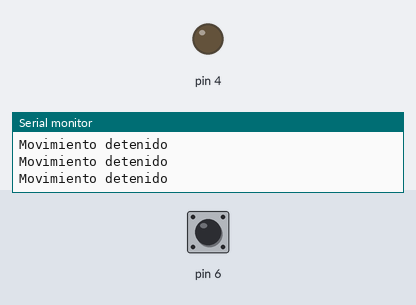
Recording of a sketch running on a simulated Arduino Uno, built with avr-gcc and run on an emulated ATmega328P. On the bench: output pins drawn as LEDs (lit = HIGH), the last lines printed to the serial monitor. Dashed ring = blinking. The inputs (shaded band) are chosen by the test bench; at power-on: pin 6 LOW.

Above: at 1.2 s.
1.3 s: pin 6 driven HIGH
At 2.1 s:
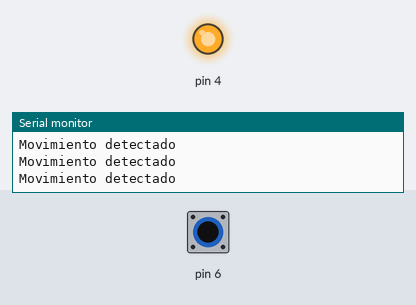
2.8 s: pin 6 driven LOW
At 4.0 s:
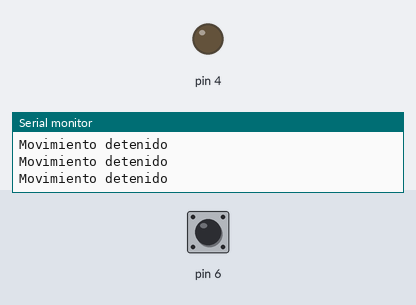
5.8 s: pin 6 pulsed HIGH 2 times (0.12 s each, 0.3 s apart)
At 6.16 s:
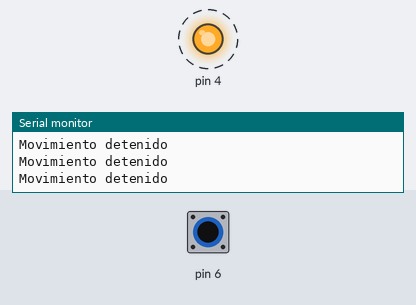
9.4 s: pin 6 pulsed HIGH 5 times (0.12 s each, 0.3 s apart)
At 11.6 s:
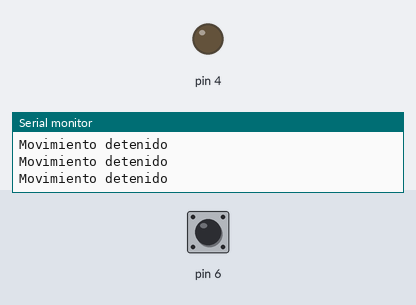
Timing chart, 0 to 13.1 s (numbered marks = the images above; inputs shaded):
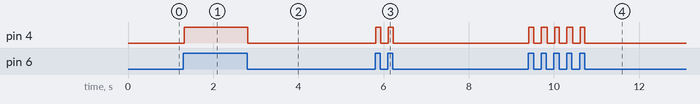

Measured:
- after the input at 1.3 s, pin 4: LOW → HIGH at once
- after the input at 2.8 s, pin 4: HIGH → LOW at once
- after the input at 5.8 s, pin 4: alternates HIGH for 0.11 s and LOW for 0.17 s, 4 changes in all, then stays LOW, starting at once
- after the input at 9.4 s, pin 4: alternates HIGH for 0.11 s and LOW for 0.17 s, 10 changes in all, then stays LOW, starting at once

The sketch:

pir-tinkercad.ino
```cpp
void setup()
{
  pinMode(6, INPUT);
  pinMode(4, OUTPUT);
  Serial.begin(9600);

}

void loop()
{
  if (digitalRead(6) == HIGH) {
    digitalWrite(4, HIGH);
    Serial.println("Movimiento detectado");
  } else {
    digitalWrite(4, LOW);
    Serial.println("Movimiento detenido");
  }
  delay(10); // Delay a little bit to improve simulation performance
}
```
